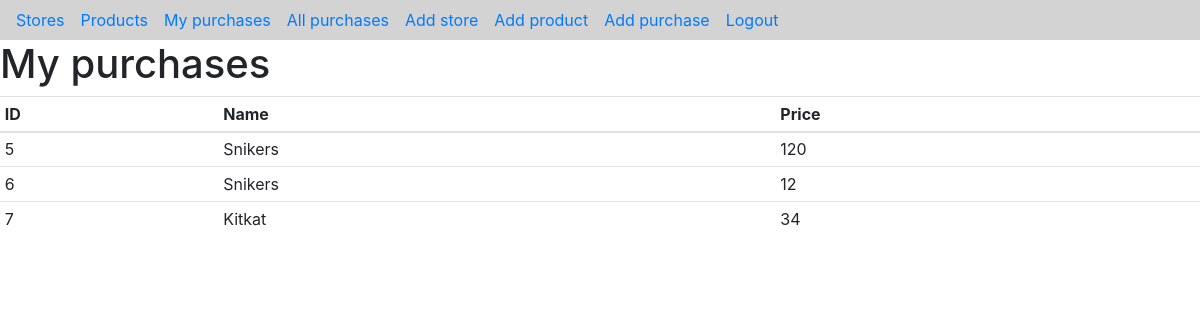
Screenshot of /purchase/list (signed in) with the database file from the repository.
### models/purchase.py (models this page shows, shortened)
class Purchase(Base):
    __tablename__ = 'purchases'
    id = Column(Integer, primary_key=True)
    price = Column(Integer, nullable=False)
    product_id = Column(Integer, ForeignKey('products.id'))
    buyer_id = Column(Integer, ForeignKey('users.id'))
    store_id = Column(Integer, ForeignKey('stores.id'))

### models/product.py (models this page shows, shortened)
class Product(Base):
    __tablename__ = 'products'
    id = Column(Integer, primary_key=True)
    name = Column(String(20), nullable=False)
    vendor = Column(String(20), nullable=False)

### routes/purchase.py (the view)
@auth_required
@bp.route('/list', methods=['POST', 'GET'])
def list():
    purchases = db_session.query(Purchase, Product).filter(
        Purchase.buyer_id == g.user.id).join(Product)
    return render_template('purchase/list.html', records=purchases)

### app.py (called while the page is built)
@app.teardown_appcontext
def shutdown_session(exception=None):
    db_session.remove()

### routes/auth.py (called while the page is built)
@bp.before_app_request
def load_logged_in_user():
    user_id = session.get('user_id')
    if user_id is None:
        g.user = None
    else:
        g.user = db_session.query(User).filter(User.id == user_id).first()

### templates/purchase/list.html
{% extends 'base.html' %}
{% block header %}
    <h1>{% block title %}My purchases{% endblock %}</h1>
{% endblock %}
{% block content %}
    <table class="table table-sm">
        <thead>
        <tr>
            <th scope="col">ID</th>
            <th scope="col">Name</th>
            <th scope="col">Price</th>
        </tr>
        </thead>
        <tbody>
        {% for record in records %}
            <tr>
                <td scope="row">{{ record.Purchase.id }}</td>
                <td>{{ record.Product.name }}</td>
                <td>{{ record.Purchase.price }}</td>
            </tr>
        {% else %}
            <tr>
                <td colspan="3">No purchases</td>
            </tr>
        {% endfor %}
        </tbody>
    </table>
{% endblock %}

### rows the page displays
Purchase: Purchase.id "5", Product.name "Snikers", Purchase.price "120"
Purchase: Purchase.id "6", Product.name "Snikers", Purchase.price "12"
Purchase: Purchase.id "7", Product.name "Kitkat", Purchase.price "34"
